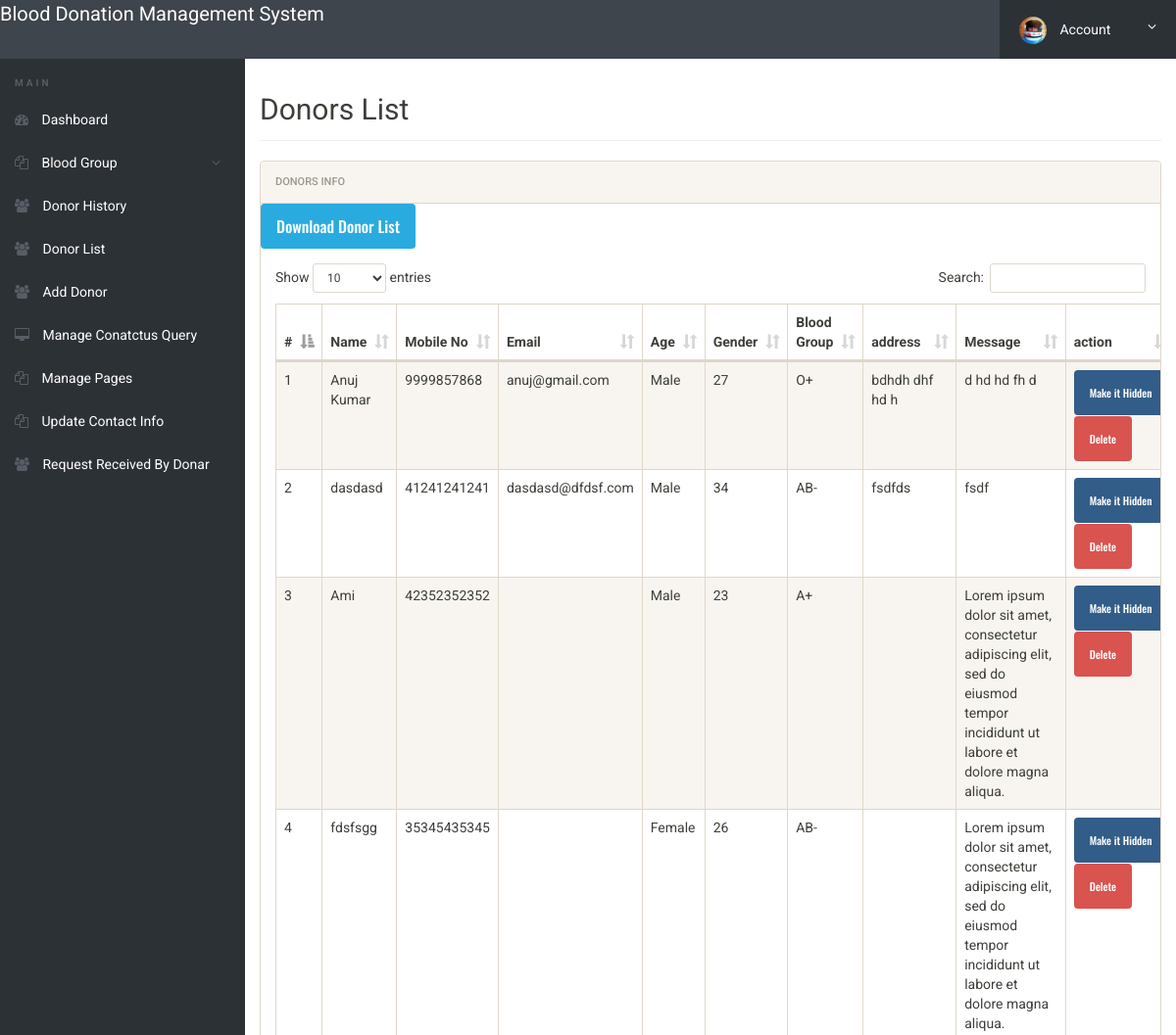
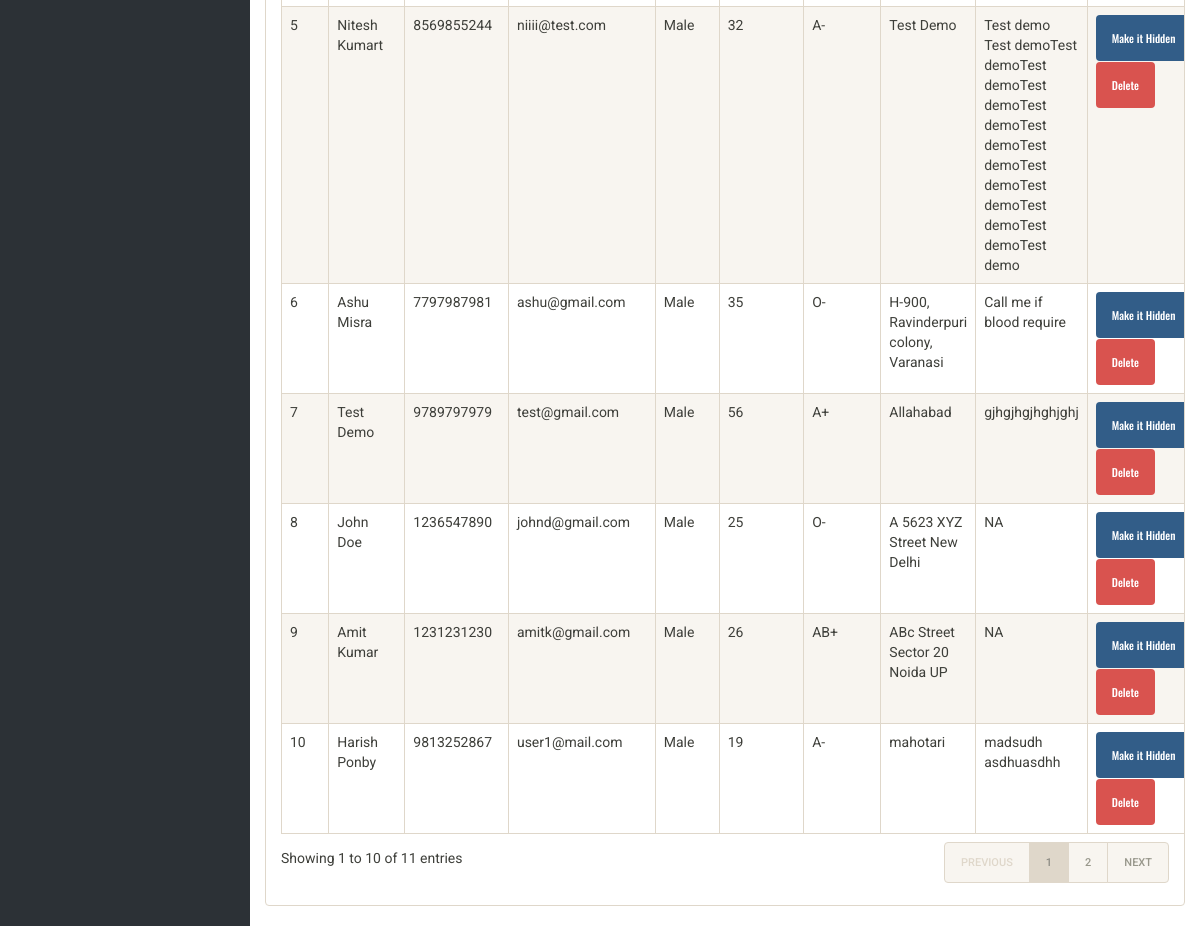
The page /admin/donor-list.php (signed in) on the database its author committed (2 pictures, top to bottom).
### tables this page shows
CREATE TABLE `tblblooddonars` (
  `id` int(11) NOT NULL,
  `FullName` varchar(100) DEFAULT NULL,
  `MobileNumber` char(11) DEFAULT NULL,
  `EmailId` varchar(100) DEFAULT NULL,
  `Gender` varchar(20) DEFAULT NULL,
  `Age` int(11) DEFAULT NULL,
  `BloodGroup` varchar(20) DEFAULT NULL,
  `Address` varchar(255) DEFAULT NULL,
  `Message` mediumtext DEFAULT NULL,
  `PostingDate` timestamp NOT NULL DEFAULT current_timestamp(),
  `status` int(1) DEFAULT NULL,
  `Password` varchar(250) DEFAULT NULL,
  `created_on` datetime DEFAULT current_timestamp()
);

### admin/donor-list.php (the view, shortened to what this page needs)
<?php
if(strlen($_SESSION['alogin'])==0)
	{
header('location:index.php');
}
else{
 ?>
<!doctype html>
<html lang="en" class="no-js">
<head>
	<link rel="stylesheet" href="css/font-awesome.min.css">
	<link rel="stylesheet" href="css/bootstrap.min.css">
	<link rel="stylesheet" href="css/dataTables.bootstrap.min.css">
	<link rel="stylesheet" href="css/bootstrap-social.css">
	<link rel="stylesheet" href="css/bootstrap-select.css">
	<link rel="stylesheet" href="css/fileinput.min.css">
	<link rel="stylesheet" href="css/awesome-bootstrap-checkbox.css">
	<link rel="stylesheet" href="css/style.css">
</head>
<body>
	<?php include('includes/header.php');?>
	<div class="ts-main-content">
		<?php include('includes/leftbar.php');?>
		<div class="content-wrapper">
			<div class="container-fluid">
				<div class="row">
					<div class="col-md-12">
						<h2 class="page-title">Donors List</h2>
						<div class="panel panel-default">
							<div class="panel-heading">Donors Info</div>
								<a href="download-records.php" style="font-size:16px;" class="btn btn-info">Download Donor List</a>
							<div class="panel-body">
								<table id="zctb" class="display table table-striped table-bordered table-hover" cellspacing="0" width="100%">
									<thead>
										<tr>
										<th>#</th>
											<th>Name</th>
											<th>Mobile No</th>
											<th>Email</th>
											<th>Age</th>
											<th>Gender</th>
											<th>Blood Group</th>
											<th>address</th>
											<th>Message </th>
											<th>action </th>
										</tr>
									</thead>
									<tbody>
<?php $sql = "SELECT * from  tblblooddonars ";
$query = $dbh -> prepare($sql);
$query->execute();
$results=$query->fetchAll(PDO::FETCH_OBJ);
$cnt=1;
if($query->rowCount() > 0)
{
foreach($results as $result)
{				?>
										<tr>
											<td><?php echo htmlentities($cnt);?></td>
											<td><?php echo htmlentities($result->FullName);?></td>
											<td><?php echo htmlentities($result->MobileNumber);?></td>
											<td><?php echo htmlentities($result->EmailId);?></td>
											<td><?php echo htmlentities($result->Gender);?></td>
											<td><?php echo htmlentities($result->Age);?></td>
											<td><?php echo htmlentities($result->BloodGroup);?></td>
											<td><?php echo htmlentities($result->Address);?></td>
											<td><?php echo htmlentities($result->Message);?></td>
										<td>
<?php if($result->status==1)
{?>
<a href="donor-list.php?hidden=<?php echo htmlentities($result->id);?>" onclick="return confirm('Do you really want to hiidden this detail')" class="btn btn-primary"> Make it Hidden</a>
<?php } else {?>
<a href="donor-list.php?public=<?php echo htmlentities($result->id);?>" onclick="return confirm('Do you really want to Public this detail')" class="btn btn-primary"> Make it Public</a>
<?php } ?>
<a href="donor-list.php?del=<?php echo htmlentities($result->id);?>" onclick="return confirm('Do you really want to delete this record')" class="btn btn-danger" style="margin-top:1%;"> Delete</a>
</td>
										</tr>
										<?php $cnt=$cnt+1; }} ?>
									</tbody>
								</table>
							</div>
						</div>
					</div>
				</div>
			</div>
		</div>
	</div>
</body>
</html>
<?php } ?>

### admin/css/style.css (style rules this page uses)
html { font-size: 14px; }
@media only screen and (min-width: 480px) { html { font-size: 17px; } }
@media only screen and (min-width: 768px) { html { font-size: 14px; } }
body { font-size: 1em; }
a { color: #37a6c4; }
.btn { font-family: 'Oswald', sans-serif; }
.panel { overflow: hidden; }
.btn { text-transform: none; }
.page-title { padding-bottom: 15px; margin-bottom: 20px; border-bottom: 1px solid #f0f0f0; }
.ts-main-content .content-wrapper { padding-top: 15px; margin-top: 60px; }
@media only screen and (min-width: 992px) { .ts-main-content .content-wrapper { margin-left: 250px; } }

### rows shown on the page
tblblooddonars: FullName "Anuj Kumar", MobileNumber "9999857868", EmailId "anuj@gmail.com", Gender "Male", Age "27", BloodGroup "O+", Address "bdhdh dhf hd h", Message "d hd hd fh d"
tblblooddonars: FullName "dasdasd", MobileNumber "41241241241", EmailId "dasdasd@dfdsf.com", Gender "Male", Age "34", BloodGroup "AB-", Address "fsdfds", Message "fsdf"
tblblooddonars: FullName "Ami", MobileNumber "42352352352", Gender "Male", Age "23", BloodGroup "A+", Message "Lorem ipsum dolor sit amet, consectetur adipiscing elit, sed do eiusmod tempor incididunt ut labore et dolore magna aliqua."
tblblooddonars: FullName "fdsfsgg", MobileNumber "35345435345", Gender "Female", Age "26", BloodGroup "AB-", Message "Lorem ipsum dolor sit amet, consectetur adipiscing elit, sed do eiusmod tempor incididunt ut labore et dolore magna aliqua."
tblblooddonars: FullName "Nitesh Kumart", MobileNumber "8569855244", EmailId "niiii@test.com", Gender "Male", Age "32", BloodGroup "A-", Address "Test Demo", Message "Test demo Test demoTest demoTest demoTest demoTest demoTest demoTest demoTest demoTest demoTest demoTest demoTest demo"
tblblooddonars: FullName "Ashu Misra", MobileNumber "7797987981", EmailId "ashu@gmail.com", Gender "Male", Age "35", BloodGroup "O-", Address "H-900, Ravinderpuri colony, Varanasi", Message "Call me if blood require"
tblblooddonars: FullName "Test Demo", MobileNumber "9789797979", EmailId "test@gmail.com", Gender "Male", Age "56", BloodGroup "A+", Address "Allahabad", Message "gjhgjhgjhghjghj"
tblblooddonars: FullName "John Doe", MobileNumber "1236547890", EmailId "johnd@gmail.com", Gender "Male", Age "25", BloodGroup "O-", Address "A 5623 XYZ Street New Delhi", Message "NA"
tblblooddonars: FullName "Amit Kumar", MobileNumber "1231231230", EmailId "amitk@gmail.com", Gender "Male", Age "26", BloodGroup "AB+", Address "ABc Street Sector 20 Noida UP", Message "NA"
tblblooddonars: FullName "Harish Ponby", MobileNumber "9813252867", EmailId "user1@mail.com", Gender "Male", Age "19", BloodGroup "A-", Address "mahotari", Message "madsudh asdhuasdhh"
